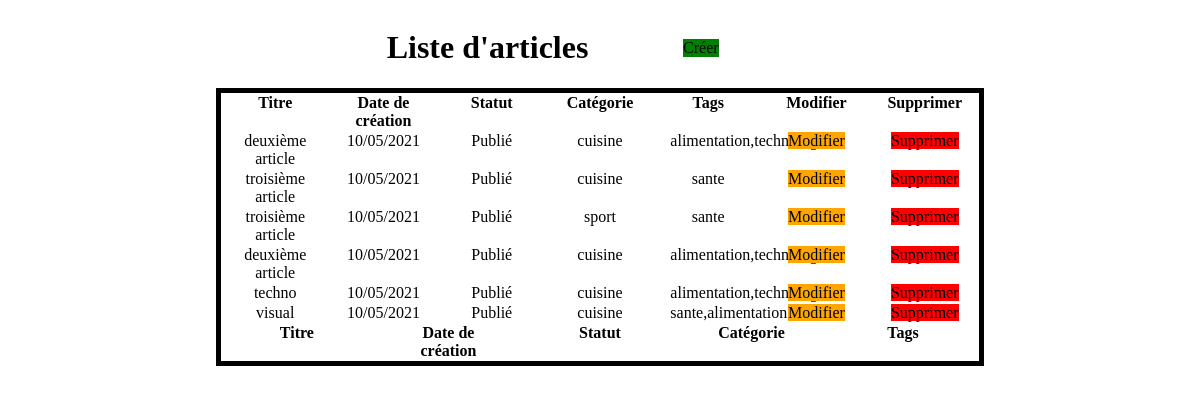
The app's page /frontend/index.php with its own data.
### tables this page shows
CREATE TABLE IF NOT EXISTS `article` (
  `id_article` int(11) NOT NULL AUTO_INCREMENT,
  `contenu_article` longtext,
  `date_creation_article` varchar(45) DEFAULT NULL,
  `date_publication_article` varchar(45) DEFAULT NULL,
  `categorie_id_categorie` int(11) NOT NULL,
  `titre_article` varchar(255) NOT NULL,
  `statut_article` enum('Brouillon','Publié','Corbeille') NOT NULL DEFAULT 'Brouillon',
  PRIMARY KEY (`id_article`),
  KEY `fk_article_categorie_idx` (`categorie_id_categorie`)
);

### backend/connexion.php (called while the page is built)
<?php
$host = 'localhost';
$bdd = 'tp_blog';
$user = 'root';
$password = '';
try
{
    $bdd = new PDO("mysql:host=$host;dbname=$bdd;charset=utf8", $user, $password, array(PDO::ATTR_ERRMODE => PDO::ERRMODE_EXCEPTION));
}
catch(Exception $e)
{
    die('erreur de connexion' . $e->getMessage());
}
if (isset($id))
{
    $req = $bdd->prepare('SELECT id_article, GROUP_CONCAT(tag.nom_tag) as nom_tag, DATE_FORMAT(date_publication_article, "%d/%m/%Y") as date_publication,
    DATE_FORMAT(date_creation_article, "%d/%m/%Y") as date_creation, titre_article, contenu_article, statut_article, nom_categorie FROM article
    INNER JOIN categorie ON categorie_id_categorie = id_categorie INNER JOIN article_has_tag as S on S.article_id_article = article.id_article
    INNER JOIN tag on id_tag = S.tag_id_tag WHERE id_article = :id');
    $req->bindParam(':id', $id);
    $req->execute();
    $data = $req->fetch();
}
else
{
    $req = $bdd->prepare('SELECT id_article, GROUP_CONCAT(tag.nom_tag) as nom_tag, DATE_FORMAT(date_publication_article, "%d/%m/%Y") as date_publication,
    DATE_FORMAT(date_creation_article, "%d/%m/%Y") as date_creation, titre_article, contenu_article, statut_article, nom_categorie FROM article
    INNER JOIN categorie ON categorie_id_categorie = id_categorie INNER JOIN article_has_tag as S on S.article_id_article = article.id_article
    INNER JOIN tag on id_tag = S.tag_id_tag GROUP BY id_article');
    $req->execute();
    $data = $req->fetchAll();
}

### frontend/index.php (the view, shortened to what this page needs)
<?php
require "../backend/connexion.php";
?>
<!DOCTYPE html>
<html lang="en">
<head>
    <link rel="stylesheet" type="text/css" href="styles.css">
</head>
<body>
<div class="wrapper">
        <div class="align">
            <h1>Liste d'articles</h1>
            <a href="creationArticle.php" class="ajouter">Créer</a>
        </div>
        <div class="tableau">
        <table>
        <thead>
            <tr>
                <th>Titre</th>
                <th>Date de création</th>
                <th>Statut</th>
                <th>Catégorie</th>
                <th>Tags</th>
                <th>Modifier</th>
                <th>Supprimer</th>
            </tr>
        </thead>
        <tbody>
            <?php foreach ($data as $data)
            {
                ?>
                <tr>
                    <td><?=$data['titre_article']?></td>
                    <td><?=$data['date_creation']?></td>
                    <td><?=$data['statut_article']?></td>
                    <td><?=$data['nom_categorie']?></td>
                    <td><?=$data['nom_tag']?></td>
                    <td><a href="modifierArticle.php?id=<?= $data['id_article']?>" class="modifier">Modifier</a></td>
                    <td><a href="../backend/supprimer.php?id=<?= $data['id_article']?>" class="supprimer">Supprimer</a></td>
                </tr>
            <?php
            }
            ?>
        </tbody>
        <tfoot>
            <tr>
                <th>Titre</th>
                <th>Date de création</th>
                <th>Statut</th>
                <th>Catégorie</th>
                <th>Tags</th>
            </tr>
        </tfoot>
        </table>
    </div>
</div>
</body>
</html>

### frontend/styles.css (style rules this page uses)
.wrapper { margin-left: 10%; margin-right: 10%; }
.align { display: flex; justify-content: center; align-items: center; }
.ajouter { margin-left: 10%; margin-right: 10%; color: black; background-color: green; }
.supprimer { background-color: red; color: black; }
.modifier { background-color: orange; color: black; }
.tableau { border: 5px solid black; margin: auto; width: 80%; }
table { display: flex; flex-direction: column; justify-content: space-around; }
table th, table td { width: 10%; text-align: center; }
a { text-decoration: none; }
tr { display: flex; flex-direction: row; justify-content: space-around ; }

### records on screen
article: titre_article "deuxième article", date_creation "10/05/2021", statut_article "Publié", nom_categorie "cuisine", nom_tag "alimentation,technologie"
article: titre_article "troisième article", date_creation "10/05/2021", statut_article "Publié", nom_categorie "cuisine", nom_tag "sante"
article: titre_article "troisième article", date_creation "10/05/2021", statut_article "Publié", nom_categorie "sport", nom_tag "sante"
article: titre_article "deuxième article", date_creation "10/05/2021", statut_article "Publié", nom_categorie "cuisine", nom_tag "alimentation,technologie"
article: titre_article "techno", date_creation "10/05/2021", statut_article "Publié", nom_categorie "cuisine", nom_tag "alimentation,technologie"
article: titre_article "visual", date_creation "10/05/2021", statut_article "Publié", nom_categorie "cuisine", nom_tag "sante,alimentation"
